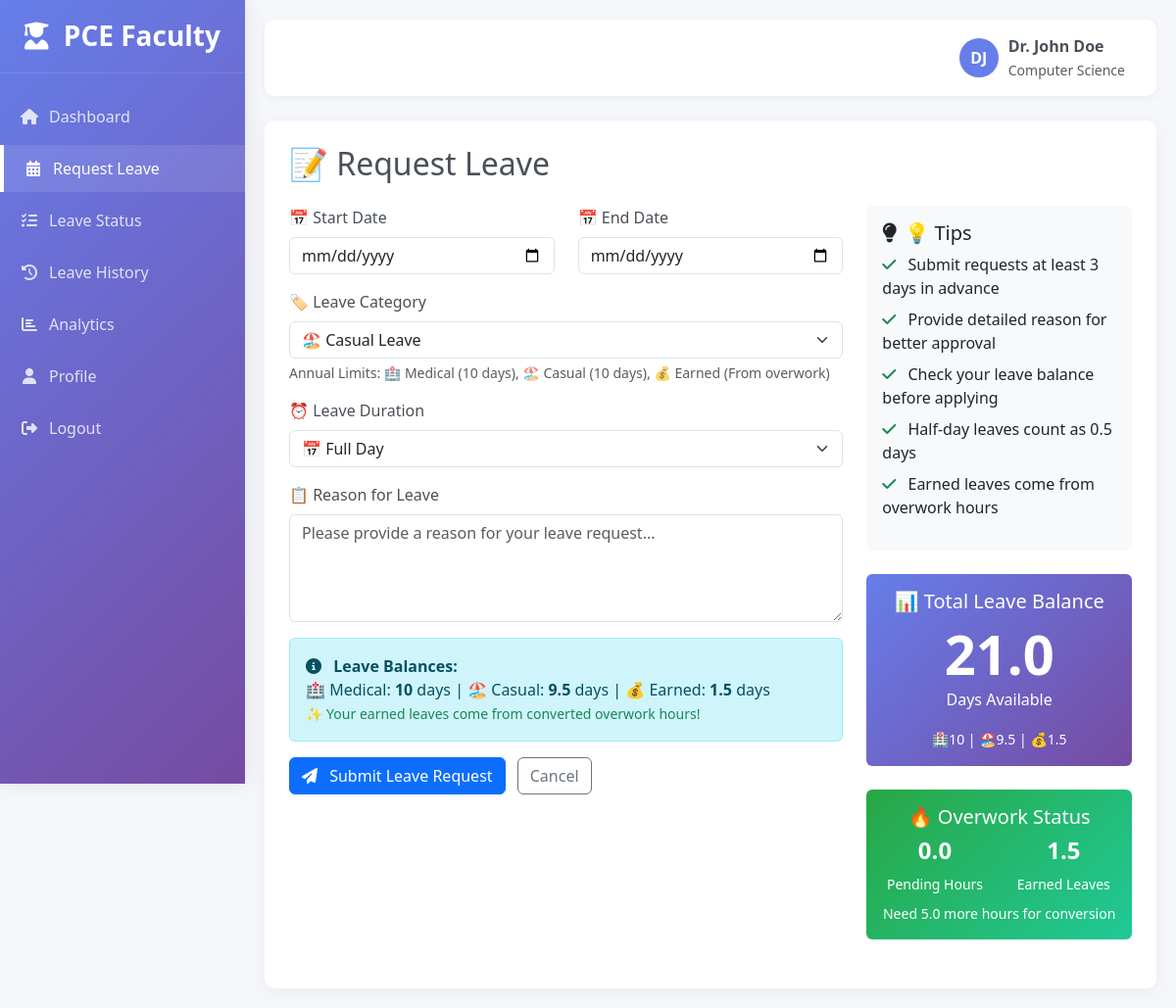
Page /request_leave (signed in) on the committed database.
### main.py (models this page shows)
class User(UserMixin, db.Model):
    id = db.Column(db.Integer, primary_key=True)
    username = db.Column(db.String(80), unique=True, nullable=False)
    password_hash = db.Column(db.String(255), nullable=False)
    email = db.Column(db.String(120), unique=True, nullable=False)
    full_name = db.Column(db.String(100), nullable=False)
    department = db.Column(db.String(100), nullable=False)
    medical_leave_total = db.Column(db.Integer, default=10)
    medical_leave_used = db.Column(db.Integer, default=0)
    medical_leave_left = db.Column(db.Integer, default=10)
    casual_leave_total = db.Column(db.Integer, default=10)
    casual_leave_used = db.Column(db.Integer, default=0)
    casual_leave_left = db.Column(db.Integer, default=10)
    earned_leave_total = db.Column(db.Integer, default=0)
    earned_leave_used = db.Column(db.Integer, default=0)
    earned_leave_left = db.Column(db.Integer, default=0)
    overwork_hours = db.Column(db.Float, default=0.0)
    pending_overwork_hours = db.Column(db.Float, default=0.0)
    current_year = db.Column(db.Integer, default=lambda: datetime.now().year)
    created_at = db.Column(db.DateTime, default=datetime.utcnow)
    updated_at = db.Column(db.DateTime, default=datetime.utcnow, onupdate=datetime.utcnow)

### main.py (the view, shortened to what this page needs)
@app.route('/request_leave', methods=['GET', 'POST'])
@login_required
def request_leave():
    return render_template('request_leave.html', user=current_user)

### main.py (called while the page is built)
@login_manager.user_loader
def load_user(user_id):
    return User.query.get(int(user_id))

### templates/request_leave.html (shortened to what this page needs)
{% extends "base.html" %}
{% block content %}
<div class="row">
    <div class="col-12">
        <div class="dashboard-card">
            <h2 class="mb-4">📝 Request Leave</h2>
            <div class="row">
                <div class="col-lg-8">
                    <form method="POST" action="{{ url_for('request_leave') }}">
                        <div class="row mb-3">
                            <div class="col-md-6">
                                <label for="start_date" class="form-label">📅 Start Date</label>
                                <input type="date" class="form-control" id="start_date" name="start_date" required>
                            </div>
                            <div class="col-md-6">
                                <label for="end_date" class="form-label">📅 End Date</label>
                                <input type="date" class="form-control" id="end_date" name="end_date" required>
                            </div>
                        </div>
                        <div class="mb-3">
                            <label for="leave_category" class="form-label">🏷️ Leave Category</label>
                            <select class="form-select" id="leave_category" name="leave_category" required>
                                <option value="casual" selected>🏖️ Casual Leave</option>
                            </select>
                            <div class="form-text">
                                Annual Limits: 🏥 Medical (10 days), 🏖️ Casual (10 days), 💰 Earned (From overwork)
                            </div>
                        </div>
                        <div class="mb-3">
                            <label for="leave_type" class="form-label">⏰ Leave Duration</label>
                            <select class="form-select" id="leave_type" name="leave_type">
                                <option value="full_day">📅 Full Day</option>
                            </select>
                        </div>
                        <div class="mb-3">
                            <label for="reason" class="form-label">📋 Reason for Leave</label>
                            <textarea class="form-control" id="reason" name="reason" rows="4" placeholder="Please provide a reason for your leave request..." required></textarea>
                        </div>
                        <div class="mb-3">
                            <div class="alert alert-info">
                                <i class="fas fa-info-circle me-2"></i>
                                <strong>Leave Balances:</strong><br>
                                🏥 Medical: <strong>{{ user.medical_leave_left }}</strong> days |
                                🏖️ Casual: <strong>{{ user.casual_leave_left }}</strong> days |
                                💰 Earned: <strong>{{ user.earned_leave_left }}</strong> days
                                {% if user.earned_leave_left > 0 %}
                                <br><small class="text-success">✨ Your earned leaves come from converted overwork hours!</small>
                                {% endif %}
                            </div>
                        </div>
                        <button type="submit" class="btn btn-primary">
                            <i class="fas fa-paper-plane me-2"></i> Submit Leave Request
                        </button>
                        <a href="{{ url_for('dashboard') }}" class="btn btn-outline-secondary ms-2">Cancel</a>
                    </form>
                </div>
                <div class="col-lg-4">
                    <div class="card border-0 bg-light">
                        <div class="card-body">
                            <h5 class="card-title"><i class="fas fa-lightbulb me-2"></i>💡 Tips</h5>
                            <ul class="list-unstyled">
                                <li class="mb-2"><i class="fas fa-check text-success me-2"></i> Submit requests at least 3 days in advance</li>
                                <li class="mb-2"><i class="fas fa-check text-success me-2"></i> Provide detailed reason for better approval</li>
                                <li class="mb-2"><i class="fas fa-check text-success me-2"></i> Check your leave balance before applying</li>
                                <li class="mb-2"><i class="fas fa-check text-success me-2"></i> Half-day leaves count as 0.5 days</li>
                                <li class="mb-2"><i class="fas fa-check text-success me-2"></i> Earned leaves come from overwork hours</li>
                            </ul>
                        </div>
                    </div>
                    <div class="card border-0 mt-4" style="background: linear-gradient(135deg, #667eea 0%, #764ba2 100%); color: white;">
                        <div class="card-body text-center">
                            <h5 class="card-title">📊 Total Leave Balance</h5>
                            <div class="display-4 fw-bold">{{ user.medical_leave_left + user.casual_leave_left + user.earned_leave_left }}</div>
                            <p class="card-text">Days Available</p>
                            <small>
                                🏥{{ user.medical_leave_left }} | 🏖️{{ user.casual_leave_left }} | 💰{{ user.earned_leave_left }}
                            </small>
                        </div>
                    </div>
                    <div class="card border-0 mt-4" style="background: linear-gradient(135deg, #28a745 0%, #20c997 100%); color: white;">
                        <div class="card-body text-center">
                            <h5 class="card-title">🔥 Overwork Status</h5>
                            <div class="row text-center">
                                <div class="col-6">
                                    <div class="h4 fw-bold">{{ user.pending_overwork_hours }}</div>
                                    <small>Pending Hours</small>
                                </div>
                                <div class="col-6">
                                    <div class="h4 fw-bold">{{ user.earned_leave_left }}</div>
                                    <small>Earned Leaves</small>
                                </div>
                            </div>
                            {% if user.pending_overwork_hours < 5 %}
                            <small class="mt-2 d-block">
                                Need {{ 5 - user.pending_overwork_hours }} more hours for conversion
                            </small>
                            {% endif %}
                        </div>
                    </div>
                </div>
            </div>
        </div>
    </div>
</div>
{% endblock %}

### templates/base.html (shortened to what this page needs)
<!DOCTYPE html>
<html lang="en">
<head>
    <link href="https://cdn.jsdelivr.net/npm/bootstrap@5.3.0/dist/css/bootstrap.min.css" rel="stylesheet">
    <link rel="stylesheet" href="https://cdnjs.cloudflare.com/ajax/libs/font-awesome/6.4.0/css/all.min.css">
</head>
<body>
    {% if current_user.is_authenticated %}
    <div class="sidebar">
        <div class="sidebar-header">
            <h3><i class="fas fa-user-graduate me-2"></i> PCE Faculty</h3>
        </div>
        <div class="sidebar-menu">
            <ul>
                <li>
                    {% if current_user.username == 'admin' %}
                    <a href="{{ url_for('admin_dashboard') }}" class="{% if request.endpoint == 'admin_dashboard' %}active{% endif %}">
                        <i class="fas fa-home"></i> <span>Dashboard</span>
                    </a>
                    {% else %}
                    <a href="{{ url_for('dashboard') }}" class="{% if request.endpoint == 'dashboard' %}active{% endif %}">
                        <i class="fas fa-home"></i> <span>Dashboard</span>
                    </a>
                    {% endif %}
                </li>
                {% if current_user.username == 'admin' %}
                <li><a href="{{ url_for('admin_pending_requests') }}" class="{% if request.endpoint == 'admin_pending_requests' %}active{% endif %}"><i class="fas fa-tasks"></i> <span>Pending Requests</span></a></li>
                <li><a href="{{ url_for('admin_faculty_list') }}" class="{% if request.endpoint == 'admin_faculty_list' %}active{% endif %}"><i class="fas fa-users"></i> <span>Faculty Management</span></a></li>
                {% else %}
                <li><a href="{{ url_for('request_leave') }}" class="{% if request.endpoint == 'request_leave' %}active{% endif %}"><i class="fas fa-calendar-alt"></i> <span>Request Leave</span></a></li>
                <li><a href="{{ url_for('status') }}" class="{% if request.endpoint == 'status' %}active{% endif %}"><i class="fas fa-tasks"></i> <span>Leave Status</span></a></li>
                <li><a href="{{ url_for('history') }}" class="{% if request.endpoint == 'history' %}active{% endif %}"><i class="fas fa-history"></i> <span>Leave History</span></a></li>
                <li><a href="{{ url_for('stats') }}" class="{% if request.endpoint == 'stats' %}active{% endif %}"><i class="fas fa-chart-bar"></i> <span>Analytics</span></a></li>
                {% endif %}
                <li><a href="{{ url_for('profile') }}" class="{% if request.endpoint == 'profile' %}active{% endif %}"><i class="fas fa-user"></i> <span>Profile</span></a></li>
                <li><a href="{{ url_for('logout') }}"><i class="fas fa-sign-out-alt"></i> <span>Logout</span></a></li>
            </ul>
        </div>
    </div>
    {% endif %}
    <div class="{% if current_user.is_authenticated %}main-content{% endif %}">
        {% if current_user.is_authenticated %}
        <nav class="navbar navbar-expand-lg">
            <div class="container-fluid">
                <div class="d-flex align-items-center ms-auto">
                    <div class="user-info">
                        <div class="user-avatar">
                            {{ current_user.full_name[0] }}{{ current_user.full_name.split(' ')[1][0] if current_user.full_name.split(' ')|length > 1 else current_user.full_name[1] }}
                        </div>
                        <div>
                            <div class="fw-bold">{{ current_user.full_name }}</div>
                            <small class="text-muted">{{ current_user.department }}</small>
                        </div>
                    </div>
                </div>
            </div>
        </nav>
        {% endif %}
        {% block content %}{% endblock %}
    </div>
</body>
</html>

### templates/base.html (style rules this page uses)
:root { --primary: #667eea; --primary-dark: #5a6fd8; --secondary: #764ba2; --success: #17c964; --warning: #f5a623; --info: #007bff; --light: #f8f9fa; --dark: #343a40; --gray: #6c757d; --card-shadow: 0 4px 20px 0 rgba(0, 0, 0, 0.05); --sidebar-width: 250px; }
body { font-family: 'Segoe UI', Tahoma, Geneva, Verdana, sans-serif; background-color: #f5f7fb; color: #495057; margin: 0; padding: 0; }
.sidebar { position: fixed; top: 0; left: 0; height: 100vh; width: var(--sidebar-width); background: linear-gradient(135deg, var(--primary) 0%, var(--secondary) 100%); color: white; z-index: 1000; box-shadow: 0 0 20px rgba(0, 0, 0, 0.1); transition: all 0.3s; }
.sidebar-header { padding: 20px; border-bottom: 1px solid rgba(255, 255, 255, 0.1); text-align: center; }
.sidebar-header h3 { margin: 0; font-weight: 600; }
.sidebar-menu { padding: 20px 0; }
.sidebar-menu ul { list-style: none; padding: 0; margin: 0; }
.sidebar-menu li { margin-bottom: 5px; }
.sidebar-menu a { display: flex; align-items: center; padding: 12px 20px; color: rgba(255, 255, 255, 0.8); text-decoration: none; transition: all 0.3s; }
.sidebar-menu a:hover, .sidebar-menu a.active { background: rgba(255, 255, 255, 0.1); color: white; border-left: 4px solid white; }
.sidebar-menu i { margin-right: 10px; width: 20px; text-align: center; }
.main-content { margin-left: var(--sidebar-width); padding: 20px; min-height: 100vh; }
.navbar { background: white; box-shadow: 0 2px 10px rgba(0, 0, 0, 0.05); padding: 15px 20px; margin-bottom: 25px; border-radius: 10px; }
.user-info { display: flex; align-items: center; }
.user-avatar { width: 40px; height: 40px; border-radius: 50%; background: var(--primary); color: white; display: flex; align-items: center; justify-content: center; margin-right: 10px; font-weight: bold; }
.dashboard-card { background: white; border-radius: 10px; box-shadow: var(--card-shadow); padding: 25px; margin-bottom: 25px; transition: transform 0.3s, box-shadow 0.3s; border: none; height: 100%; }

### rows in the picture
User: full_name "D", full_name.split|length "J", full_name "Dr. John Doe", department "Computer Science", medical_leave_left "10", casual_leave_left "9.5", earned_leave_left "1.5", medical_leave_left+casual_leave_left+earned_leave_left "21.0", pending_overwork_hours "0.0", 5-user.pending_overwork_hours "5.0"
